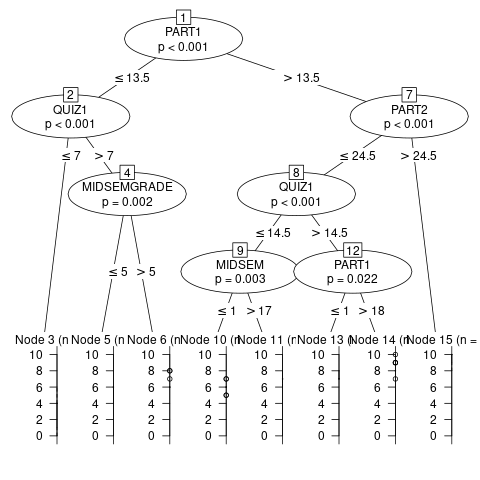

Source code (R):
library(caret)
df <- read.csv("grade_filtered.csv")

library(caTools)

set.seed(12345)
sample = sample.split(df$GRADE,SplitRatio = 0.60)
train <- subset(df,sample == TRUE) # creates a training dataset named train1 with rows which are marked as TRUE
test <- subset(df, sample == FALSE)


library(party)
input <- train
png(file = "decision_tree.png")

output.tree <- ctree(
  GRADE ~ MIDSEM + MIDSEMGRADE + MIDSEMCOL + QUIZ1 + QUIZ2 + PART1 + PART2  , 
  data = input)
plot(output.tree)
dev.off()

library (rpart)

#training_accuracy

rpartMod <- rpart(GRADE ~  MIDSEM +MIDSEMGRADE+MIDSEMCOL+QUIZ1+QUIZ2+PART1+PART2,data = train, method = "class")  # build the model

printcp(rpartMod)  # print the cptable

out <- predict(rpartMod) # predict probabilities

pred.response <- colnames(out)[max.col(out, ties.method = c("random"))] # predict response

mean(train$GRADE != pred.response)

#test_accuracy

rpartMod <- rpart(GRADE ~  MIDSEM +MIDSEMGRADE+MIDSEMCOL+QUIZ1+QUIZ2+PART1+PART2,data = test, method = "class")  # build the model

printcp(rpartMod)  # print the cptable

out <- predict(rpartMod) # predict probabilities

pred.response <- colnames(out)[max.col(out, ties.method = c("random"))] # predict response

mean(test$GRADE != pred.response)


